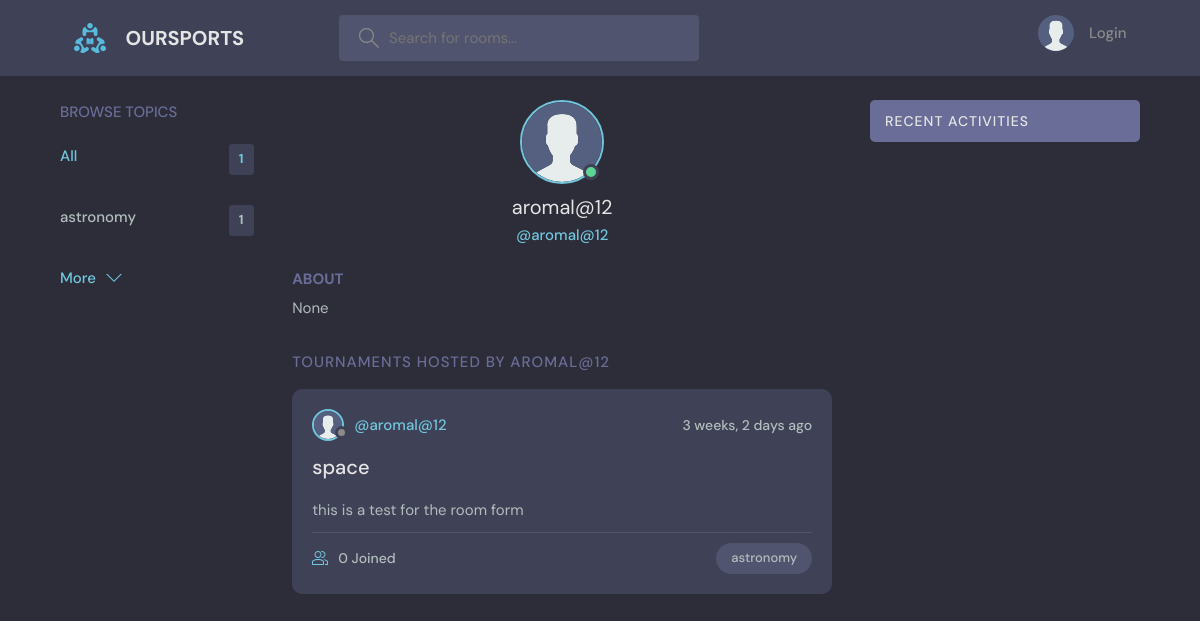
The app's page /profile/2/ with its own data.
### base/models.py (models this page shows, shortened)
class Topic(models.Model):
    name = models.CharField(max_length=200)

class User(AbstractUser):
    name = models.CharField(max_length=200,null=True)
    email =models.EmailField(unique=True,null=True)
    bio =models.TextField(null=True)
    avatar =models.ImageField(null=True,default="avatar.svg")
    USERNAME_FIELD = 'username'
    REQUIRED_FIELDS = ['email']

class Room(models.Model):
    host = models.ForeignKey(User,on_delete=models.SET_NULL,null=True)
    topic = models.ForeignKey(Topic,on_delete=models.SET_NULL,null=True)
    name = models.CharField(max_length=200)
    description = models.TextField(null=True,blank=True)
    participants = models.ManyToManyField(User,related_name='participants',blank=True)
    updated = models.DateTimeField(auto_now=True)
    created = models.DateTimeField(auto_now_add=True)
    class Meta:
        ordering = ['-updated', '-created']

### base/views.py (the view)
# urls.py: path('profile/<str:pk>/',views.userProfile,name="user-profile"),
def userProfile(request,pk):
    user = User.objects.get(id=pk)
    rooms = user.room_set.all()
    room_messages = user.message_set.all()
    topics = Topic.objects.all()
    context = {'user': user,'rooms':rooms,'room_messages':room_messages,'topics':topics}
    return render (request,'base/profile.html',context)

### base/templates/base/profile.html (shortened to what this page needs)
{% extends  'main.html' %}
{% block content %}
  <main class="profile-page layout layout--3">
    <div class="container">
      {% include 'base/topics_component.html' %}
      <div class="roomList">
        <div class="profile">
          <div class="profile__avatar">
            <div class="avatar avatar--large active">
              <img src="{{user.avatar.url}}" />
            </div>
          </div>
          <div class="profile__info">
            <h3>{{user.username}}</h3>
            <p>@{{user.username}}</p>
          </div>
          <div class="profile__about">
            <h3>About</h3>
            <p>
              {{user.bio}}
            </p>
          </div>
        </div>
        <div class="roomList__header">
          <div>
            <h2>Tournaments hosted by {{user.username}}</a>
            </h2>
          </div>
        </div>
        {% include 'base/feed_component.html' %}
      </div>
      {% include 'base/activity_component.html' %}
    </div>
  </main>
</body>
</html>
{% endblock content %}

### base/templates/base/topics_component.html
<div class="topics">
    <div class="topics__header">
      <h2>Browse Topics</h2>
    </div>
    <ul class="topics__list">
      <li>
        <a href="{% url 'home' %}" class="active">All <span>{{topics.count}}</span></a>
      </li>
      {%  for topic in topics %}
      <li>
        <a href="{% url 'home' %}?q={{topic.name}}">{{topic.name}} <span>{{topic.room_set.all.count}}</span></a>
      </li>
      {% endfor %}
    </ul>
    <a class="btn btn--link" href="{% url 'topics' %}">
      More
      <svg version="1.1" xmlns="http://www.w3.org/2000/svg" width="32" height="32" viewBox="0 0 32 32">
        <title>chevron-down</title>
        <path d="M16 21l-13-13h-3l16 16 16-16h-3l-13 13z"></path>
      </svg>
    </a>
  </div>

### base/templates/base/feed_component.html (shortened to what this page needs)
{% for room in rooms %}
<div class="roomListRoom">
    <div class="roomListRoom__header">
      <a href="{% url 'user-profile' room.host.id %}" class="roomListRoom__author">
        <div class="avatar avatar--small">
          <img src="{{room.host.avatar.url}}" />
        </div>
        <span>@{{room.host.username}}</span>
      </a>
      <div class="roomListRoom__actions">
        <span>{{room.created|timesince}} ago</span>
      </div>
    </div>
    <div class="roomListRoom__content">
      <a href="{% url 'room' room.id %}">{{room.name}}</a>
      <div>
        <p>
          {{room.description}}
        </p>
      </div>
    </div>
    <div class="roomListRoom__meta">
      <a href="{% url 'room' room.id %}" class="roomListRoom__joined">
        {{room.participants.all.count}} Joined
      </a>
      <p class="roomListRoom__topic">{{room.topic.name}}</p>
    </div>
  </div>
  {% endfor %}

### records on screen
Topic: name "astronomy", room_set.all.count "1"
User: avatar (placeholder picture), username "aromal@12", bio "None", username "AROMAL@12"
Room: host.avatar (placeholder picture), host.username "aromal@12", created "3 weeks, 2 days", name "space", description "this is a test for the room form", participants.all.count "0", topic.name "astronomy"

### other values on screen
{{ topics.count }} "1"
